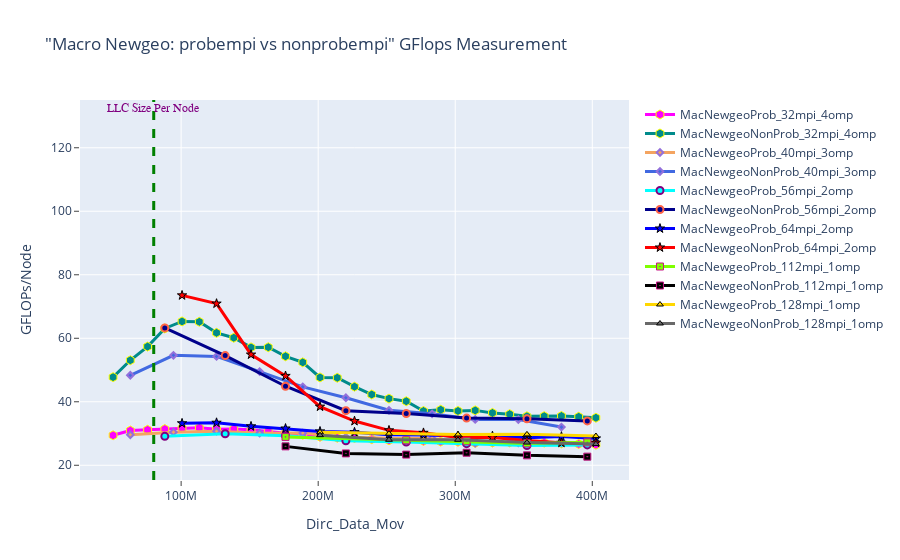

The code cell stored with this chart in its notebook:
### Markdown cell above
## GFLOPS - Macro Newgeometry: Probempi vs Nonprobempi

### Code cell
fig = go.Figure()

# 1---
fig.add_trace(go.Scatter(x=(dfn4MacNewgeoProb_32mpi_4omp.Dirc_Data_Mov*(dfn4MacNewgeoProb_32mpi_4omp.MPI_size/4)), 
                         y=(dfn4MacNewgeoProb_32mpi_4omp.GFLOPS*(dfn4MacNewgeoProb_32mpi_4omp.MPI_size/4)), 
                         mode='lines+markers', 
                         name='MacNewgeoProb_32mpi_4omp',
                         line=dict(color='magenta',width=3),
                         marker=dict(symbol='hexagon',size=9, line=dict(color='yellow',width=1))))

fig.add_trace(go.Scatter(x=(dfn4MacNewgeoNonProb_32mpi_4omp.Dirc_Data_Mov*(dfn4MacNewgeoNonProb_32mpi_4omp.MPI_size/4)), 
                         y=(dfn4MacNewgeoNonProb_32mpi_4omp.GFLOPS*(dfn4MacNewgeoNonProb_32mpi_4omp.MPI_size/4)), 
                         mode='lines+markers', 
                         name='MacNewgeoNonProb_32mpi_4omp',
                         line=dict(color='darkcyan',width=3),
                         marker=dict(symbol='hexagon',size=9, line=dict(color='yellow',width=1))))


# 2----
fig.add_trace(go.Scatter(x=(dfn4MacNewgeoProb_40mpi_3omp.Dirc_Data_Mov*(dfn4MacNewgeoProb_40mpi_3omp.MPI_size/4)), 
                         y=(dfn4MacNewgeoProb_40mpi_3omp.GFLOPS*(dfn4MacNewgeoProb_40mpi_3omp.MPI_size/4)), 
                         mode='lines+markers', 
                         name='MacNewgeoProb_40mpi_3omp',
                         line=dict(color='sandybrown',width=3),
                         marker=dict(symbol='diamond',size=5,line=dict(color='MediumPurple',width=2))))

fig.add_trace(go.Scatter(x=(dfn4MacNewgeoNonProb_40mpi_3omp.Dirc_Data_Mov*(dfn4MacNewgeoNonProb_40mpi_3omp.MPI_size/4)), 
                         y=(dfn4MacNewgeoNonProb_40mpi_3omp.GFLOPS*(dfn4MacNewgeoNonProb_40mpi_3omp.MPI_size/4)), 
                         mode='lines+markers', 
                         name='MacNewgeoNonProb_40mpi_3omp',
                         line=dict(color='royalblue',width=3),
                         marker=dict(symbol='diamond',size=5,line=dict(color='MediumPurple',width=2))))


# 3----
fig.add_trace(go.Scatter(x=(dfn4MacNewgeoProb_56mpi_2omp.Dirc_Data_Mov*(dfn4MacNewgeoProb_56mpi_2omp.MPI_size/4)), 
                         y=(dfn4MacNewgeoProb_56mpi_2omp.GFLOPS*(dfn4MacNewgeoProb_56mpi_2omp.MPI_size/4)), 
                         mode='lines+markers', 
                         name='MacNewgeoProb_56mpi_2omp',
                         line=dict(color='cyan',width=3),
                         marker=dict(symbol='circle',size=7,line=dict(color='Purple',width=2))))

fig.add_trace(go.Scatter(x=(dfn4MacNewgeoNonProb_56mpi_2omp.Dirc_Data_Mov*(dfn4MacNewgeoNonProb_56mpi_2omp.MPI_size/4)), 
                         y=(dfn4MacNewgeoNonProb_56mpi_2omp.GFLOPS*(dfn4MacNewgeoNonProb_56mpi_2omp.MPI_size/4)), 
                         mode='lines+markers', 
                         name='MacNewgeoNonProb_56mpi_2omp',
                         line=dict(color='darkblue',width=3),
                         marker=dict(symbol='circle',size=7, line=dict(color='tomato',width=2))))


# 4----
fig.add_trace(go.Scatter(x=(dfn4MacNewgeoProb_64mpi_2omp.Dirc_Data_Mov*(dfn4MacNewgeoProb_64mpi_2omp.MPI_size/4)), 
                         y=(dfn4MacNewgeoProb_64mpi_2omp.GFLOPS*(dfn4MacNewgeoProb_64mpi_2omp.MPI_size/4)), 
                         mode='lines+markers', 
                         name='MacNewgeoProb_64mpi_2omp',
                         line=dict(color='blue',width=3),
                         marker=dict(symbol='star',size=7, line=dict(color='black',width=1))))

fig.add_trace(go.Scatter(x=(dfn4MacNewgeoNonProb_64mpi_2omp.Dirc_Data_Mov*(dfn4MacNewgeoNonProb_64mpi_2omp.MPI_size/4)), 
                         y=(dfn4MacNewgeoNonProb_64mpi_2omp.GFLOPS*(dfn4MacNewgeoNonProb_64mpi_2omp.MPI_size/4)), 
                         mode='lines+markers', 
                         name='MacNewgeoNonProb_64mpi_2omp',
                          line=dict(color='red',width=3),
                         marker=dict(symbol='star',size=7, line=dict(color='black',width=1))))


# 5----
fig.add_trace(go.Scatter(x=(dfn4MacNewgeoProb_112mpi_1omp.Dirc_Data_Mov*(dfn4MacNewgeoProb_112mpi_1omp.MPI_size/4)), 
                         y=(dfn4MacNewgeoProb_112mpi_1omp.GFLOPS*(dfn4MacNewgeoProb_112mpi_1omp.MPI_size/4)), 
                         mode='lines+markers', 
                         name='MacNewgeoProb_112mpi_1omp',
                         line=dict(color='chartreuse',width=3),
                         marker=dict(symbol='square-dot',size=7, line=dict(color='mediumvioletred',width=1))))

fig.add_trace(go.Scatter(x=(dfn4MacNewgeoNonProb_112mpi_1omp.Dirc_Data_Mov*(dfn4MacNewgeoNonProb_112mpi_1omp.MPI_size/4)), 
                         y=(dfn4MacNewgeoNonProb_112mpi_1omp.GFLOPS*(dfn4MacNewgeoNonProb_112mpi_1omp.MPI_size/4)), 
                         mode='lines+markers', 
                         name='MacNewgeoNonProb_112mpi_1omp',
                         line=dict(color='black',width=3),
                         marker=dict(symbol='square-dot',size=7, line=dict(color='mediumvioletred',width=1))))

# 6----
fig.add_trace(go.Scatter(x=(dfn4MacNewgeoProb_128mpi_1omp.Dirc_Data_Mov*(dfn4MacNewgeoProb_128mpi_1omp.MPI_size/4)), 
                         y=(dfn4MacNewgeoProb_128mpi_1omp.GFLOPS*(dfn4MacNewgeoProb_128mpi_1omp.MPI_size/4)), 
                         mode='lines+markers', 
                         name='MacNewgeoProb_128mpi_1omp',
                         line=dict(color='gold',width=3),
                         marker=dict(symbol='triangle-up',size=6, line=dict(color='black',width=1))))

fig.add_trace(go.Scatter(x=(dfn4MacNewgeoNonProb_128mpi_1omp.Dirc_Data_Mov*(dfn4MacNewgeoNonProb_128mpi_1omp.MPI_size/4)), 
                         y=(dfn4MacNewgeoNonProb_128mpi_1omp.GFLOPS*(dfn4MacNewgeoNonProb_128mpi_1omp.MPI_size/4)), 
                         mode='lines+markers', 
                         name='MacNewgeoNonProb_128mpi_1omp',
                         line=dict(color='dimgray',width=3),
                         marker=dict(symbol='triangle-up',size=6, line=dict(color='black',width=1))))


# Adding a vertical line
fig.add_vline(x=80e6, line_width=3, line_dash="dash", line_color="green")
# fig.add_hline(y=1024, line_width=3, line_dash="dash", line_color="red")

# Add annotation
fig.add_annotation(
    x='80e6'
    , y=130
    , text=f'LLC Size Per Node'
    , yanchor='bottom'
    , showarrow=False
    , arrowhead=1
    , arrowsize=1
    , arrowwidth=2
    , arrowcolor="#636363"
    , ax=-20
    , ay=-30
    , font=dict(size=12, color="purple", family="Sans Serif")
    , align="left"
    ,)

fig.update_layout(title='"Macro Newgeo: probempi vs nonprobempi" GFlops Measurement',
                  xaxis_title='Dirc_Data_Mov', yaxis_title='GFLOPs/Node', 
                  xaxis=dict(ticks="outside"),  
                  yaxis=dict(ticks="outside"))

### Figure 1 — Plotly figure (JSON) as saved in the notebook; plotly's stock layout.template omitted (floating-point values rounded to 4 significant figures)
{"data": [{"line": {"color": "magenta", "width": 3}, "marker": {"line": {"color": "yellow", "width": 1}, "size": 9, "symbol": "hexagon"}, "mode": "lines+markers", "name": "MacNewgeoProb_32mpi_4omp", "type": "scatter", "x": [50331648, 62914560, 75497472, 88080384, 100663296, 113246208, 125829120, 138412032, 150994944, 163577856, 176160768, 188743680, 201326592, 213909504, 226492416, 239075328, 251658240, 264241152, 276824064, 289406976, 301989888, 314572800, 327155712, 339738624, 352321536, 364904448, 377487360, 390070272, 402653184], "y": [29.44, 30.95, 31.18, 31.41, 31.68, 31.79, 31.35, 31.41, 31.18, 30.63, 30.15, 29.61, 28.97, 28.67, 28.6, 28.23, 27.86, 27.83, 27.68, 27.46, 27.41, 27.04, 27.15, 27.21, 26.77, 27.14, 26.91, 26.71, 26.48]}, {"line": {"color": "darkcyan", "width": 3}, "marker": {"line": {"color": "yellow", "width": 1}, "size": 9, "symbol": "hexagon"}, "mode": "lines+markers", "name": "MacNewgeoNonProb_32mpi_4omp", "type": "scatter", "x": [50331648, 62914560, 75497472, 88080384, 100663296, 113246208, 125829120, 138412032, 150994944, 163577856, 176160768, 188743680, 201326592, 213909504, 226492416, 239075328, 251658240, 264241152, 276824064, 289406976, 301989888, 314572800, 327155712, 339738624, 352321536, 364904448, 377487360, 390070272, 402653184], "y": [47.76, 53.07, 57.39, 63.1, 65.31, 65.18, 61.71, 60.16, 57.13, 57.18, 54.32, 52.41, 47.67, 47.56, 44.76, 42.29, 41.0, 40.17, 37.1, 37.5, 37.12, 37.29, 36.5, 36.11, 35.44, 35.47, 35.53, 35.27, 34.97]}, {"line": {"color": "sandybrown", "width": 3}, "marker": {"line": {"color": "MediumPurple", "width": 2}, "size": 5, "symbol": "diamond"}, "mode": "lines+markers", "name": "MacNewgeoProb_40mpi_3omp", "type": "scatter", "x": [62914560, 94371840, 125829120, 157286400, 188743680, 220200960, 251658240, 283115520, 314572800, 346030080, 377487360], "y": [29.61, 30.44, 30.74, 30.11, 30.15, 28.86, 28.49, 28.47, 27.01, 27.05, 27.1]}, {"line": {"color": "royalblue", "width": 3}, "marker": {"line": {"color": "MediumPurple", "width": 2}, "size": 5, "symbol": "diamond"}, "mode": "lines+markers", "name": "MacNewgeoNonProb_40mpi_3omp", "type": "scatter", "x": [62914560, 94371840, 125829120, 157286400, 188743680, 220200960, 251658240, 283115520, 314572800, 346030080, 377487360], "y": [48.35, 54.63, 54.28, 49.51, 44.7, 41.26, 37.31, 36.2, 34.43, 34.4, 32.02]}, {"line": {"color": "cyan", "width": 3}, "marker": {"line": {"color": "Purple", "width": 2}, "size": 7, "symbol": "circle"}, "mode": "lines+markers", "name": "MacNewgeoProb_56mpi_2omp", "type": "scatter", "x": [88080384, 132120576, 176160768, 220200960, 264241152, 308281344, 352321536, 396361728], "y": [29.13, 29.92, 29.3, 27.73, 27.33, 26.81, 26.22, 26.41]}, {"line": {"color": "darkblue", "width": 3}, "marker": {"line": {"color": "tomato", "width": 2}, "size": 7, "symbol": "circle"}, "mode": "lines+markers", "name": "MacNewgeoNonProb_56mpi_2omp", "type": "scatter", "x": [88080384, 132120576, 176160768, 220200960, 264241152, 308281344, 352321536, 396361728], "y": [63.26, 54.54, 44.89, 37.2, 36.3, 34.87, 34.62, 33.98]}, {"line": {"color": "blue", "width": 3}, "marker": {"line": {"color": "black", "width": 1}, "size": 7, "symbol": "star"}, "mode": "lines+markers", "name": "MacNewgeoProb_64mpi_2omp", "type": "scatter", "x": [100663296, 125829120, 150994944, 176160768, 201326592, 226492416, 251658240, 276824064, 301989888, 327155712, 352321536, 377487360, 402653184], "y": [33.23, 33.4, 32.27, 31.59, 30.67, 30.42, 29.64, 29.58, 29.22, 29.21, 28.65, 29.03, 28.45]}, {"line": {"color": "red", "width": 3}, "marker": {"line": {"color": "black", "width": 1}, "size": 7, "symbol": "star"}, "mode": "lines+markers", "name": "MacNewgeoNonProb_64mpi_2omp", "type": "scatter", "x": [100663296, 125829120, 150994944, 176160768, 201326592, 226492416, 251658240, 276824064, 301989888, 327155712, 352321536, 377487360, 402653184], "y": [73.51, 70.92, 54.86, 48.15, 38.46, 33.93, 31.0, 30.23, 28.74, 28.75, 27.83, 27.08, 27.14]}, {"line": {"color": "chartreuse", "width": 3}, "marker": {"line": {"color": "mediumvioletred", "width": 1}, "size": 7, "symbol": "square-dot"}, "mode": "lines+markers", "name": "MacNewgeoProb_112mpi_1omp", "type": "scatter", "x": [176160768, 264241152, 308281344, 352321536, 396361728], "y": [28.94, 27.88, 27.55, 26.9, 27.23]}, {"line": {"color": "black", "width": 3}, "marker": {"line": {"color": "mediumvioletred", "width": 1}, "size": 7, "symbol": "square-dot"}, "mode": "lines+markers", "name": "MacNewgeoNonProb_112mpi_1omp", "type": "scatter", "x": [176160768, 220200960, 264241152, 308281344, 352321536, 396361728], "y": [25.96, 23.74, 23.36, 23.95, 23.13, 22.73]}, {"line": {"color": "gold", "width": 3}, "marker": {"line": {"color": "black", "width": 1}, "size": 6, "symbol": "triangle-up"}, "mode": "lines+markers", "name": "MacNewgeoProb_128mpi_1omp", "type": "scatter", "x": [201326592, 251658240, 301989888, 352321536, 402653184], "y": [30.44, 29.95, 29.71, 29.74, 29.21]}, {"line": {"color": "dimgray", "width": 3}, "marker": {"line": {"color": "black", "width": 1}, "size": 6, "symbol": "triangle-up"}, "mode": "lines+markers", "name": "MacNewgeoNonProb_128mpi_1omp", "type": "scatter", "x": [201326592, 251658240, 301989888, 352321536, 402653184], "y": [29.49, 28.03, 28.03, 27.15, 26.67]}], "layout": {"annotations": [{"align": "left", "arrowcolor": "#636363", "arrowhead": 1, "arrowsize": 1, "arrowwidth": 2, "ax": -20, "ay": -30, "font": {"color": "purple", "family": "Sans Serif", "size": 12}, "showarrow": false, "text": "LLC Size Per Node", "x": "80e6", "y": 130, "yanchor": "bottom"}], "shapes": [{"line": {"color": "green", "dash": "dash", "width": 3}, "type": "line", "x0": 80000000, "x1": 80000000, "xref": "x", "y0": 0, "y1": 1, "yref": "y domain"}], "title": {"text": "\"Macro Newgeo: probempi vs nonprobempi\" GFlops Measurement"}, "xaxis": {"ticks": "outside", "title": {"text": "Dirc_Data_Mov"}}, "yaxis": {"ticks": "outside", "title": {"text": "GFLOPs/Node"}}}}
